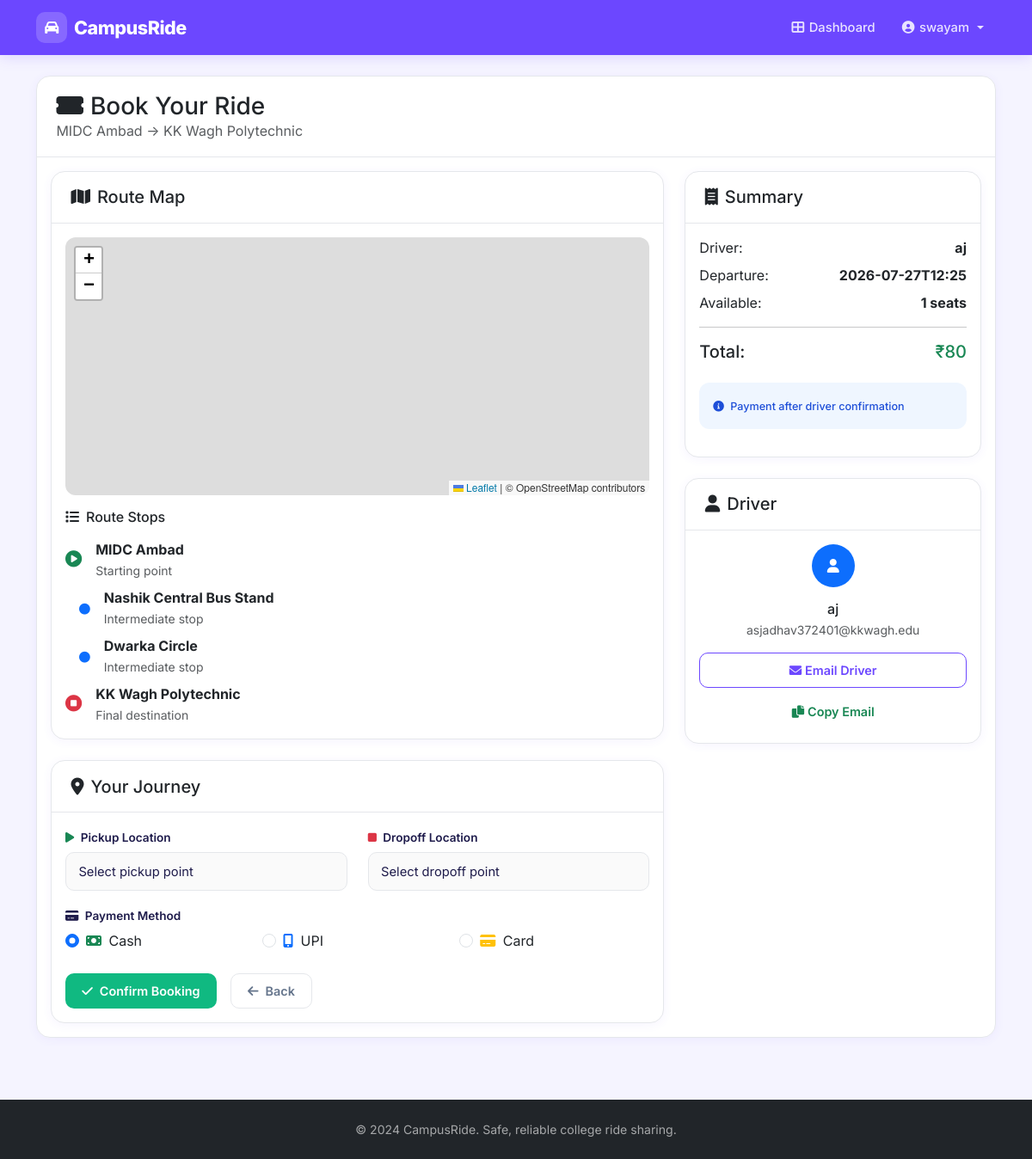
Screenshot of /book-ride/17 (signed in) with the database file from the repository.
### app.py (models this page shows)
class Ride(db.Model):
    __tablename__ = 'rides'
    id = db.Column(db.Integer, primary_key=True)
    driver_email = db.Column(db.String(255), db.ForeignKey('users.email'), nullable=False)
    driver_name = db.Column(db.String(255), nullable=False)
    origin = db.Column(db.Text, nullable=False)
    destination = db.Column(db.Text, nullable=False)
    departure_time = db.Column(db.String(50), nullable=False)
    seats_available = db.Column(db.Integer, nullable=False)
    price_per_seat = db.Column(db.Numeric(10, 2), default=0.00)
    route_waypoints = db.Column(db.Text)
    ride_status = db.Column(db.String(50), default='active')
    completed_at = db.Column(db.String(50))
    distance_km = db.Column(db.Numeric(5, 2), default=0.00)
    created_at = db.Column(db.String(50), nullable=False)
    bookings = db.relationship('Booking', backref='ride', lazy=True, cascade='all, delete-orphan')
    messages = db.relationship('ChatMessage', backref='ride', lazy=True, cascade='all, delete-orphan')

### app.py (the view, shortened to what this page needs)
@app.route('/book-ride/<int:ride_id>', methods=['GET', 'POST'])
def book_ride(ride_id):
    if 'email' not in session:
        flash('You must be logged in to book a ride.', 'error')
        return redirect(url_for('login'))
    if session.get('role') != 'passenger':
        flash('Only passengers can book rides.', 'error')
        return redirect(url_for('dashboard'))
    ride = Ride.query.get(ride_id)
    if not ride:
        flash('Ride not found.', 'error')
        return redirect(url_for('dashboard'))
    booked_count = len(ride.bookings)
    available_seats = ride.seats_available - booked_count
    if available_seats <= 0:
        flash('No seats available.', 'error')
        return redirect(url_for('dashboard'))
    if ride.driver_email == session['email']:
        flash('You cannot book your own ride.', 'error')
        return redirect(url_for('dashboard'))
    if Booking.query.filter_by(ride_id=ride_id, passenger_email=session['email']).first():
        flash('You have already booked this ride.', 'error')
        return redirect(url_for('dashboard'))
    ride_dict = ride_to_dict(ride)
    ride_dict['available_seats'] = available_seats
    ride_dict = parse_waypoints(ride_dict)
    return render_template('book_ride.html', ride=ride_dict)

### templates/book_ride.html (shortened to what this page needs)
{% extends "layout.html" %}
{% block content %}
<div class="container py-4">
    <div class="row justify-content-center">
        <div class="col-12">
            <div class="card">
                <div class="card-header">
                    <h3 class="mb-0">
                        <i class="fas fa-ticket-alt me-2"></i>Book Your Ride
                    </h3>
                    <p class="text-muted mb-0 text-truncate-1">{{ ride.origin }} → {{ ride.destination }}</p>
                </div>
                <div class="card-body">
                    <div class="row">
                        <div class="col-lg-8">
                            <div class="card mb-4">
                                <div class="card-header">
                                    <h5 class="mb-0"><i class="fas fa-map me-2"></i>Route Map</h5>
                                </div>
                                <div class="card-body">
                                    <div id="map" class="map-container mb-3"></div>
                                    <div class="row">
                                        <div class="col-12">
                                            <h6 class="mb-3"><i class="fas fa-list me-2"></i>Route Stops</h6>
                                            <div class="d-flex flex-column">
                                                <div class="d-flex align-items-center mb-2">
                                                    <div class="me-3">
                                                        <i class="fas fa-play-circle text-success" style="font-size: 1.2rem;"></i>
                                                    </div>
                                                    <div class="flex-grow-1">
                                                        <strong class="text-truncate-1 d-block">{{ ride.origin }}</strong>
                                                        <small class="text-muted">Starting point</small>
                                                    </div>
                                                </div>
                                                {% if ride.route_waypoints %}
                                                {% for waypoint in ride.route_waypoints %}
                                                <div class="d-flex align-items-center mb-2 ms-3">
                                                    <div class="me-3">
                                                        <i class="fas fa-circle text-primary" style="font-size: 0.8rem;"></i>
                                                    </div>
                                                    <div class="flex-grow-1">
                                                        <strong class="text-truncate-1 d-block">{{ waypoint }}</strong>
                                                        <small class="text-muted">Intermediate stop</small>
                                                    </div>
                                                </div>
                                                {% endfor %}
                                                {% endif %}
                                                <div class="d-flex align-items-center">
                                                    <div class="me-3">
                                                        <i class="fas fa-stop-circle text-danger" style="font-size: 1.2rem;"></i>
                                                    </div>
                                                    <div class="flex-grow-1">
                                                        <strong class="text-truncate-1 d-block">{{ ride.destination }}</strong>
                                                        <small class="text-muted">Final destination</small>
                                                    </div>
                                                </div>
                                            </div>
                                        </div>
                                    </div>
                                </div>
                            </div>
                            <div class="card">
                                <div class="card-header">
                                    <h5 class="mb-0"><i class="fas fa-map-marker-alt me-2"></i>Your Journey</h5>
                                </div>
                                <div class="card-body">
                                    <form method="POST" id="bookingForm">
                                        <div class="row">
                                            <div class="col-md-6">
                                                <div class="mb-3">
                                                    <label for="pickup_location" class="form-label">
                                                        <i class="fas fa-play text-success me-1"></i>
                                                        Pickup Location
                                                    </label>
                                                    <select class="form-select" id="pickup_location" name="pickup_location" required>
                                                        <option value="">Select pickup point</option>
                                                    </select>
                                                </div>
                                            </div>
                                            <div class="col-md-6">
                                                <div class="mb-3">
                                                    <label for="dropoff_location" class="form-label">
                                                        <i class="fas fa-stop text-danger me-1"></i>
                                                        Dropoff Location
                                                    </label>
                                                    <select class="form-select" id="dropoff_location" name="dropoff_location" required>
                                                        <option value="">Select dropoff point</option>
                                                    </select>
                                                </div>
                                            </div>
                                        </div>
                                        <div class="mb-4">
                                            <label class="form-label">
                                                <i class="fas fa-credit-card me-1"></i>
                                                Payment Method
                                            </label>
                                            <div class="row g-2">
                                                <div class="col-md-4">
                                                    <div class="form-check">
                                                        <input class="form-check-input" type="radio" name="payment_method"
                                                               id="cash" value="cash" checked>
                                                        <label class="form-check-label" for="cash">
                                                            <i class="fas fa-money-bill text-success me-1"></i>
                                                            Cash
                                                        </label>
                                                    </div>
                                                </div>
                                                <div class="col-md-4">
                                                    <div class="form-check">
                                                        <input class="form-check-input" type="radio" name="payment_method"
                                                               id="upi" value="upi">
                                                        <label class="form-check-label" for="upi">
                                                            <i class="fas fa-mobile-alt text-primary me-1"></i>
                                                            UPI
                                                        </label>
                                                    </div>
                                                </div>
                                                <div class="col-md-4">
                                                    <div class="form-check">
                                                        <input class="form-check-input" type="radio" name="payment_method"
                                                               id="card" value="card">
                                                        <label class="form-check-label" for="card">
                                                            <i class="fas fa-credit-card text-warning me-1"></i>
                                                            Card
                                                        </label>
                                                    </div>
                                                </div>
                                            </div>
                                        </div>
                                        <div class="d-flex gap-3">
                                            <button type="submit" class="btn btn-success btn-lg">
                                                <i class="fas fa-check me-2"></i>Confirm Booking
                                            </button>
                                            <a href="{{ url_for('dashboard') }}" class="btn btn-outline-secondary">
                                                <i class="fas fa-arrow-left me-2"></i>Back
                                            </a>
                                        </div>
                                    </form>
                                </div>
                            </div>
                        </div>
                        <div class="col-lg-4">
                            <div class="card mb-4">
                                <div class="card-header">
                                    <h5 class="mb-0"><i class="fas fa-receipt me-2"></i>Summary</h5>
                                </div>
                                <div class="card-body">
                                    <div class="d-flex justify-content-between mb-2">
                                        <span>Driver:</span>
                                        <strong class="text-truncate-1 ms-2">{{ ride.driver_name }}</strong>
                                    </div>
                                    <div class="d-flex justify-content-between mb-2">
                                        <span>Departure:</span>
                                        <strong class="text-truncate-1 ms-2">{{ ride.departure_time }}</strong>
                                    </div>
                                    <div class="d-flex justify-content-between mb-2">
                                        <span>Available:</span>
                                        <strong>{{ ride.available_seats }} seats</strong>
                                    </div>
                                    <hr>
                                    <div class="d-flex justify-content-between mb-3">
                                        <span class="h5">Total:</span>
                                        <span class="h5 text-success">₹{{ "%.0f"|format(ride.price_per_seat or 0) }}</span>
                                    </div>
                                    <div class="alert alert-info">
                                        <small>
                                            <i class="fas fa-info-circle me-1"></i>
                                            Payment after driver confirmation
                                        </small>
                                    </div>
                                </div>
                            </div>
                            <div class="card">
                                <div class="card-header">
                                    <h5 class="mb-0"><i class="fas fa-user me-2"></i>Driver</h5>
                                </div>
                                <div class="card-body">
                                    <div class="text-center mb-3">
                                        <div class="bg-primary text-white rounded-circle d-inline-flex align-items-center justify-content-center"
                                             style="width: 50px; height: 50px;">
                                            <i class="fas fa-user"></i>
                                        </div>
                                    </div>
                                    <div class="text-center">
                                        <h6 class="mb-1 text-truncate-1">{{ ride.driver_name }}</h6>
                                        <p class="text-muted mb-3 small text-truncate-1">{{ ride.driver_email }}</p>
                                    </div>
                                    <div class="d-grid gap-2">
                                        <a href="mailto:{{ ride.driver_email }}" class="btn btn-outline-primary btn-sm">
                                            <i class="fas fa-envelope me-1"></i>Email Driver
                                        </a>
                                        <button class="btn btn-outline-success btn-sm" onclick="copyContact()">
                                            <i class="fas fa-copy me-1"></i>Copy Email
                                        </button>
                                    </div>
                                </div>
                            </div>
                        </div>
                    </div>
                </div>
            </div>
        </div>
    </div>
</div>
<link rel="stylesheet" href="https://unpkg.com/leaflet@1.9.4/dist/leaflet.css" />
{% endblock %}

### rows the page displays
Ride: origin "MIDC Ambad", destination "KK Wagh Polytechnic", driver_name "aj", departure_time "2026-07-27T12:25", driver_email "asjadhav372401@kkwagh.edu"

### other values shown
{{ session.name }} "swayam"
{{ waypoint }} "Nashik Central Bus Stand" "Dwarka Circle"
{{ ride.available_seats }} "1"
{{ "%.0f"|format(ride.price_per_seat or 0) }} "80"
